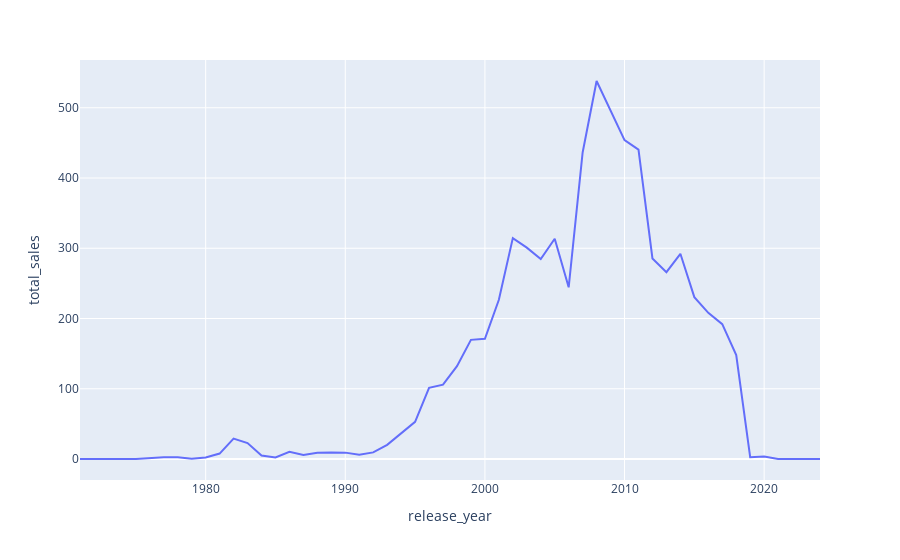

This figure's notebook cell:
### Markdown cell above
#### <center> Objective-3 [Build an interactive dashboard] </center>
Your third and final objective is to create an interactive dashboard with two charts displaying sales metrics. <br>
**Tasks**:
1. Create a line chart to plot total sales by year.
2. Create a bar chart of the top ten selling titles of all time.
3. Add the two charts to a dashboard that allows the user to select "title", "genre", "publisher", "developer", and "console" with a dropdown, and "total_sales", "jp_sales", "na_sales", "pal_sales" and "other_sales" with radio buttons.
4. Use the dropdown menu to control the category labels in the bar chart and the radio buttons to control the sales figures shown both charts.

### Code cell
px.line(annual_sales, x='release_year', y='total_sales')

### Figure 1 — Plotly figure (JSON) as saved in the notebook; plotly's stock layout.template omitted (floating-point values rounded to 4 significant figures)
{"data": [{"hovertemplate": "release_year=%{x}<br>total_sales=%{y}<extra></extra>", "legendgroup": "", "line": {"color": "#636efa", "dash": "solid"}, "marker": {"symbol": "circle"}, "mode": "lines", "name": "", "orientation": "v", "showlegend": false, "type": "scatter", "x": [1971, 1973, 1975, 1977, 1978, 1979, 1980, 1981, 1982, 1983, 1984, 1985, 1986, 1987, 1988, 1989, 1990, 1991, 1992, 1993, 1994, 1995, 1996, 1997, 1998, 1999, 2000, 2001, 2002, 2003, 2004, 2005, 2006, 2007, 2008, 2009, 2010, 2011, 2012, 2013, 2014, 2015, 2016, 2017, 2018, 2019, 2020, 2021, 2022, 2023, 2024], "xaxis": "x", "y": [0, 0, 0, 2.5, 2.36, 0.31, 2.26, 7.73, 28.99, 22.68, 4.85, 2.19, 10.35, 5.59, 8.73, 9.12, 9.07, 6.05, 9.38, 20.16, 36.85, 52.98, 101.4, 105.9, 132.2, 169.6, 171.1, 226.8, 314.5, 300.9, 284.7, 313.5, 244.4, 436.4, 538.1, 495.4, 454.0, 440.3, 285.5, 266, 292.1, 230.4, 208.0, 192.0, 148.0, 2.55, 3.45, 0, 0, 0, 0], "yaxis": "y"}], "layout": {"legend": {"tracegroupgap": 0}, "margin": {"t": 60}, "xaxis": {"anchor": "y", "domain": [0, 1], "title": {"text": "release_year"}}, "yaxis": {"anchor": "x", "domain": [0, 1], "title": {"text": "total_sales"}}}}
